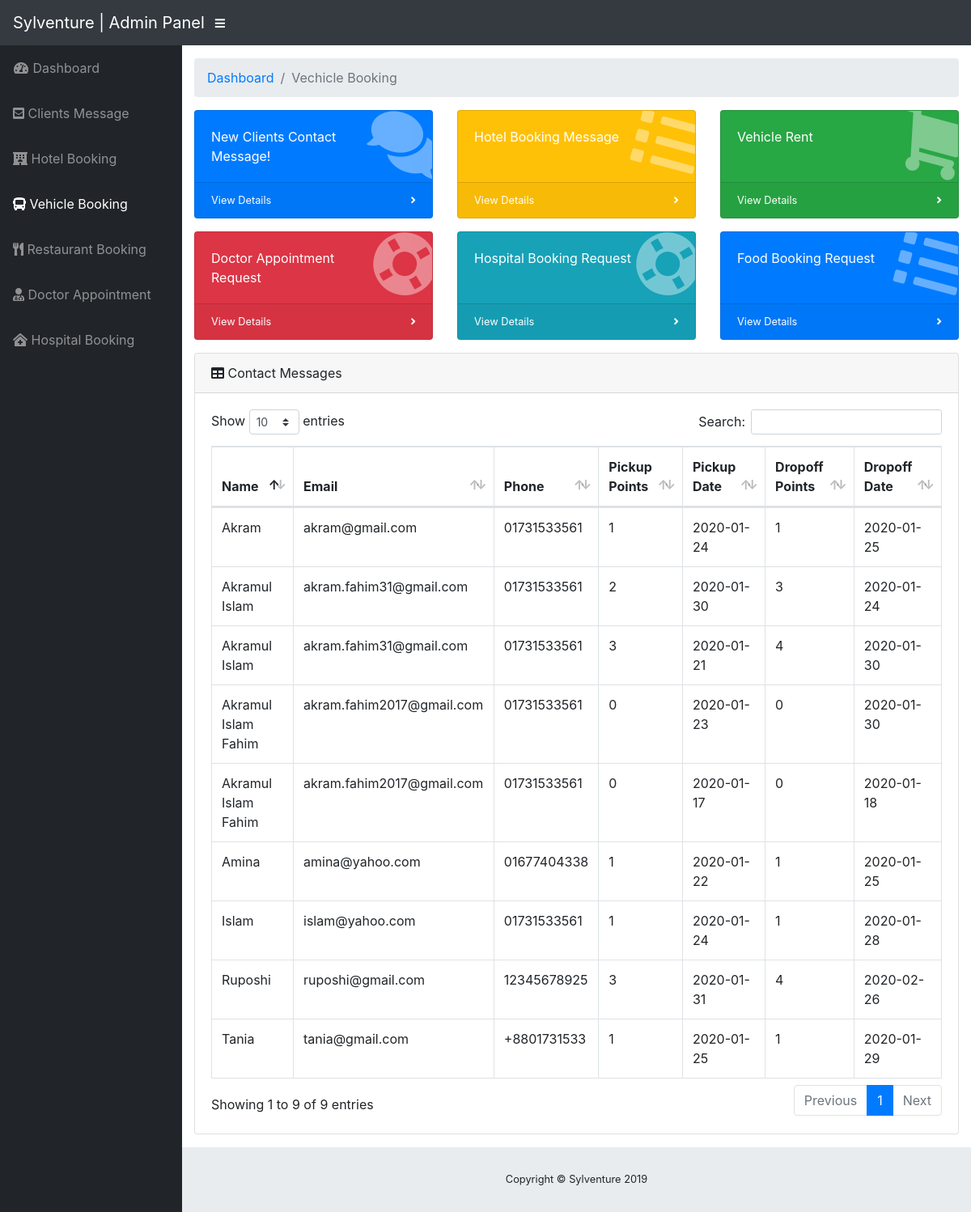
/admin/vehicle_booking.php, run on the app's committed database.
### tables this page shows
CREATE TABLE `car_reservation` (
  `id` int(11) NOT NULL,
  `name` varchar(255) NOT NULL,
  `email` varchar(255) NOT NULL,
  `phone` varchar(11) NOT NULL,
  `carType` varchar(255) NOT NULL,
  `pickup` int(5) NOT NULL DEFAULT 1,
  `pickupDate` date NOT NULL,
  `dropoff` int(5) NOT NULL DEFAULT 1,
  `dropoffDate` date NOT NULL
);

### admin/vehicle_booking.php (the view, shortened to what this page needs)
<?php
  include '../db/config.php';
?>
<!DOCTYPE html>
<html lang="en">
<head>
  <link href="vendor/fontawesome-free/css/all.min.css" rel="stylesheet" type="text/css">
  <link href="vendor/datatables/dataTables.bootstrap4.css" rel="stylesheet">
  <link href="css/sb-admin.css" rel="stylesheet">
</head>
<body id="page-top">
  <nav class="navbar navbar-expand navbar-dark bg-dark static-top">
    <a class="navbar-brand mr-1" href="index.html">Sylventure | Admin Panel</a>
    <button class="btn btn-link btn-sm text-white order-1 order-sm-0" id="sidebarToggle" href="#">
      <i class="fas fa-bars"></i>
    </button>
  </nav>
  <div id="wrapper">
    <ul class="sidebar navbar-nav">
      <li class="nav-item">
        <a class="nav-link" href="index.php">
          <i class="fas fa-fw fa-tachometer-alt"></i>
          <span>Dashboard</span>
        </a>
      </li>
      <li class="nav-item">
        <a class="nav-link" href="index.php">
          <i class="fas fa-envelope-square"></i>
          <span>Clients Message</span>
        </a>
      </li>
      <li class="nav-item">
        <a class="nav-link" href="hotel_booking.php">
          <i class="fas fa-hotel"></i>
          <span>Hotel Booking</span></a>
      </li>
      <li class="nav-item active">
        <a class="nav-link" href="#">
          <i class="fas fa-bus"></i>
          <span>Vehicle Booking</span></a>
      </li>
      <li class="nav-item">
        <a class="nav-link" href="restaurant_booking.php">
          <i class="fas fa-utensils"></i>
          <span>Restaurant Booking</span></a>
      </li>
      <li class="nav-item">
        <a class="nav-link" href="doctor_booking.php">
          <i class="fas fa-user-md"></i>
          <span>Doctor Appointment</span></a>
      </li>
      <li class="nav-item">
        <a class="nav-link" href="hospital_booking.php">
          <i class="fas fa-clinic-medical"></i>
          <span>Hospital Booking</span></a>
      </li>
    </ul>
    <div id="content-wrapper">
      <div class="container-fluid">
        <ol class="breadcrumb">
          <li class="breadcrumb-item">
            <a href="#">Dashboard</a>
          </li>
          <li class="breadcrumb-item active">Vechicle Booking</li>
        </ol>
        <div class="row">
          <div class="col-xl-4 col-sm-6 mb-3">
            <div class="card text-white bg-primary o-hidden h-100">
              <div class="card-body">
                <div class="card-body-icon">
                  <i class="fas fa-fw fa-comments"></i>
                </div>
                <div class="mr-5">New Clients Contact Message!</div>
              </div>
              <a class="card-footer text-white clearfix small z-1" href="index.php">
                <span class="float-left">View Details</span>
                <span class="float-right">
                  <i class="fas fa-angle-right"></i>
                </span>
              </a>
            </div>
          </div>
          <div class="col-xl-4 col-sm-6 mb-3">
            <div class="card text-white bg-warning o-hidden h-100">
              <div class="card-body">
                <div class="card-body-icon">
                  <i class="fas fa-fw fa-list"></i>
                </div>
                <div class="mr-5">Hotel Booking Message</div>
              </div>
              <a class="card-footer text-white clearfix small z-1" href="hotel_booking.php">
                <span class="float-left">View Details</span>
                <span class="float-right">
                  <i class="fas fa-angle-right"></i>
                </span>
              </a>
            </div>
          </div>
          <div class="col-xl-4 col-sm-6 mb-3">
            <div class="card text-white bg-success o-hidden h-100">
              <div class="card-body">
                <div class="card-body-icon">
                  <i class="fas fa-fw fa-shopping-cart"></i>
                </div>
                <div class="mr-5">Vehicle Rent</div>
              </div>
              <a class="card-footer text-white clearfix small z-1" href="#">
                <span class="float-left">View Details</span>
                <span class="float-right">
                  <i class="fas fa-angle-right"></i>
                </span>
              </a>
            </div>
          </div>
          <div class="col-xl-4 col-sm-6 mb-3">
            <div class="card text-white bg-danger o-hidden h-100">
              <div class="card-body">
                <div class="card-body-icon">
                  <i class="fas fa-fw fa-life-ring"></i>
                </div>
                <div class="mr-5">Doctor Appointment Request</div>
              </div>
              <a class="card-footer text-white clearfix small z-1" href="doctor_booking.php">
                <span class="float-left">View Details</span>
                <span class="float-right">
                  <i class="fas fa-angle-right"></i>
                </span>
              </a>
            </div>
          </div>
		      <div class="col-xl-4 col-sm-6 mb-3">
            <div class="card text-white bg-info o-hidden h-100">
              <div class="card-body">
                <div class="card-body-icon">
                  <i class="fas fa-fw fa-life-ring"></i>
                </div>
                <div class="mr-5">Hospital Booking Request</div>
              </div>
              <a class="card-footer text-white clearfix small z-1" href="hospital_booking.php">
                <span class="float-left">View Details</span>
                <span class="float-right">
                  <i class="fas fa-angle-right"></i>
                </span>
              </a>
            </div>
          </div>
		      <div class="col-xl-4 col-sm-6 mb-3">
            <div class="card text-white bg-primary o-hidden h-100">
              <div class="card-body">
                <div class="card-body-icon">
                  <i class="fas fa-fw fa-list"></i>
                </div>
                <div class="mr-5">Food Booking Request</div>
              </div>
              <a class="card-footer text-white clearfix small z-1" href="restaurant_booking.php">
                <span class="float-left">View Details</span>
                <span class="float-right">
                  <i class="fas fa-angle-right"></i>
                </span>
              </a>
            </div>
          </div>
        </div>
        <?php
          $statement = $pdo->prepare("SELECT * FROM `car_reservation`");
          $statement->execute();
          $clients = $statement->fetchAll(PDO::FETCH_ASSOC);
        ?>
        <div class="card mb-3">
          <div class="card-header">
            <i class="fas fa-table"></i>
            Contact Messages</div>
          <div class="card-body">
            <div class="table-responsive">
              <table class="table table-bordered" id="dataTable" width="100%" cellspacing="0">
                <thead>
                  <tr>
                    <th>Name</th>
                    <th>Email</th>
                    <th>Phone</th>
                    <th>Pickup Points</th>
                    <th>Pickup Date</th>
                    <th>Dropoff Points</th>
                    <th>Dropoff Date</th>
                  </tr>
                </thead>
                <tbody>
                  <?php foreach ($clients as $client): ?>
                    <tr>
                    <td><?php echo $client['name'] ?></td>
                    <td><?php echo $client['email'] ?></td>
                    <td><?php echo $client['phone'] ?></td>
                    <td><?php echo $client['pickup'] ?></td>
                    <td><?php echo $client['pickupDate'] ?></td>
                    <td><?php echo $client['dropoff'] ?></td>
                    <td><?php echo $client['dropoffDate'] ?></td>
                  </tr>
                  <?php endforeach ?>
                </tbody>
              </table>
            </div>
          </div>
        </div>
      </div>
      <footer class="sticky-footer">
        <div class="container my-auto">
          <div class="copyright text-center my-auto">
            <span>Copyright © Sylventure 2019</span>
          </div>
        </div>
      </footer>
    </div>
  </div>
</body>
</html>

### data on the page
car_reservation: name "Akramul Islam Fahim", email "akram.fahim2017@gmail.com", phone "01731533561", pickup "0", pickupDate "2020-01-23", dropoff "0", dropoffDate "2020-01-30"
car_reservation: name "Akramul Islam", email "akram.fahim31@gmail.com", phone "01731533561", pickup "2", pickupDate "2020-01-30", dropoff "3", dropoffDate "2020-01-24"
car_reservation: name "Akramul Islam Fahim", email "akram.fahim2017@gmail.com", phone "01731533561", pickup "0", pickupDate "2020-01-17", dropoff "0", dropoffDate "2020-01-18"
car_reservation: name "Tania", email "tania@gmail.com", phone "+8801731533", pickup "1", pickupDate "2020-01-25", dropoff "1", dropoffDate "2020-01-29"
car_reservation: name "Amina", email "amina@yahoo.com", phone "01677404338", pickup "1", pickupDate "2020-01-22", dropoff "1", dropoffDate "2020-01-25"
car_reservation: name "Islam", email "islam@yahoo.com", phone "01731533561", pickup "1", pickupDate "2020-01-24", dropoff "1", dropoffDate "2020-01-28"
car_reservation: name "Akram", email "akram@gmail.com", phone "01731533561", pickup "1", pickupDate "2020-01-24", dropoff "1", dropoffDate "2020-01-25"
car_reservation: name "Ruposhi", email "ruposhi@gmail.com", phone "12345678925", pickup "3", pickupDate "2020-01-31", dropoff "4", dropoffDate "2020-02-26"
car_reservation: name "Akramul Islam", email "akram.fahim31@gmail.com", phone "01731533561", pickup "3", pickupDate "2020-01-21", dropoff "4", dropoffDate "2020-01-30"
